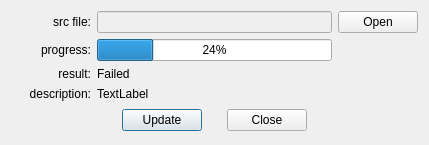
<?xml version="1.0" encoding="UTF-8"?>
<ui version="4.0">
 <class>DevSetting_FirmwareUpdate</class>
 <widget class="QDialog" name="DevSetting_FirmwareUpdate">
  <property name="geometry">
   <rect>
    <x>0</x>
    <y>0</y>
    <width>429</width>
    <height>140</height>
   </rect>
  </property>
  <property name="windowTitle">
   <string>Dialog</string>
  </property>
  <layout class="QGridLayout" name="gridLayout">
   <item row="1" column="0">
    <widget class="QLabel" name="label_progress">
     <property name="minimumSize">
      <size>
       <width>80</width>
       <height>0</height>
      </size>
     </property>
     <property name="maximumSize">
      <size>
       <width>70</width>
       <height>16777215</height>
      </size>
     </property>
     <property name="text">
      <string>progress:</string>
     </property>
     <property name="alignment">
      <set>Qt::AlignRight|Qt::AlignTrailing|Qt::AlignVCenter</set>
     </property>
    </widget>
   </item>
   <item row="2" column="1">
    <widget class="QLabel" name="lab_result">
     <property name="text">
      <string>Failed</string>
     </property>
    </widget>
   </item>
   <item row="5" column="1">
    <widget class="QWidget" name="widget_BtnGroup" native="true">
     <layout class="QHBoxLayout" name="horizontalLayout">
      <property name="spacing">
       <number>1</number>
      </property>
      <property name="leftMargin">
       <number>1</number>
      </property>
      <property name="topMargin">
       <number>1</number>
      </property>
      <property name="rightMargin">
       <number>1</number>
      </property>
      <property name="bottomMargin">
       <number>1</number>
      </property>
      <item>
       <spacer name="horizontalSpacer">
        <property name="orientation">
         <enum>Qt::Horizontal</enum>
        </property>
        <property name="sizeHint" stdset="0">
         <size>
          <width>13</width>
          <height>25</height>
         </size>
        </property>
       </spacer>
      </item>
      <item>
       <widget class="QPushButton" name="pBtn_update">
        <property name="text">
         <string>Update</string>
        </property>
       </widget>
      </item>
      <item>
       <spacer name="horizontalSpacer_3">
        <property name="orientation">
         <enum>Qt::Horizontal</enum>
        </property>
        <property name="sizeHint" stdset="0">
         <size>
          <width>13</width>
          <height>25</height>
         </size>
        </property>
       </spacer>
      </item>
      <item>
       <widget class="QPushButton" name="pBtn_close">
        <property name="text">
         <string>Close</string>
        </property>
       </widget>
      </item>
      <item>
       <spacer name="horizontalSpacer_2">
        <property name="orientation">
         <enum>Qt::Horizontal</enum>
        </property>
        <property name="sizeHint" stdset="0">
         <size>
          <width>14</width>
          <height>25</height>
         </size>
        </property>
       </spacer>
      </item>
     </layout>
    </widget>
   </item>
   <item row="0" column="2">
    <widget class="QPushButton" name="pBtn_open">
     <property name="text">
      <string>Open</string>
     </property>
    </widget>
   </item>
   <item row="2" column="0">
    <widget class="QLabel" name="label_result">
     <property name="minimumSize">
      <size>
       <width>80</width>
       <height>0</height>
      </size>
     </property>
     <property name="maximumSize">
      <size>
       <width>70</width>
       <height>16777215</height>
      </size>
     </property>
     <property name="text">
      <string>result:</string>
     </property>
     <property name="alignment">
      <set>Qt::AlignRight|Qt::AlignTrailing|Qt::AlignVCenter</set>
     </property>
    </widget>
   </item>
   <item row="0" column="1">
    <widget class="QLineEdit" name="lineEdit">
     <property name="enabled">
      <bool>false</bool>
     </property>
    </widget>
   </item>
   <item row="4" column="1">
    <widget class="QLabel" name="label_description">
     <property name="text">
      <string>TextLabel</string>
     </property>
    </widget>
   </item>
   <item row="1" column="1">
    <widget class="QProgressBar" name="progressBar">
     <property name="value">
      <number>24</number>
     </property>
    </widget>
   </item>
   <item row="0" column="0">
    <widget class="QLabel" name="label_file">
     <property name="minimumSize">
      <size>
       <width>80</width>
       <height>0</height>
      </size>
     </property>
     <property name="maximumSize">
      <size>
       <width>70</width>
       <height>16777215</height>
      </size>
     </property>
     <property name="text">
      <string>src file:</string>
     </property>
     <property name="alignment">
      <set>Qt::AlignRight|Qt::AlignTrailing|Qt::AlignVCenter</set>
     </property>
    </widget>
   </item>
   <item row="4" column="0">
    <widget class="QLabel" name="label_2">
     <property name="minimumSize">
      <size>
       <width>80</width>
       <height>0</height>
      </size>
     </property>
     <property name="styleSheet">
      <string notr="true"/>
     </property>
     <property name="text">
      <string>description:</string>
     </property>
     <property name="alignment">
      <set>Qt::AlignRight|Qt::AlignTrailing|Qt::AlignVCenter</set>
     </property>
    </widget>
   </item>
  </layout>
 </widget>
 <resources/>
 <connections/>
</ui>
